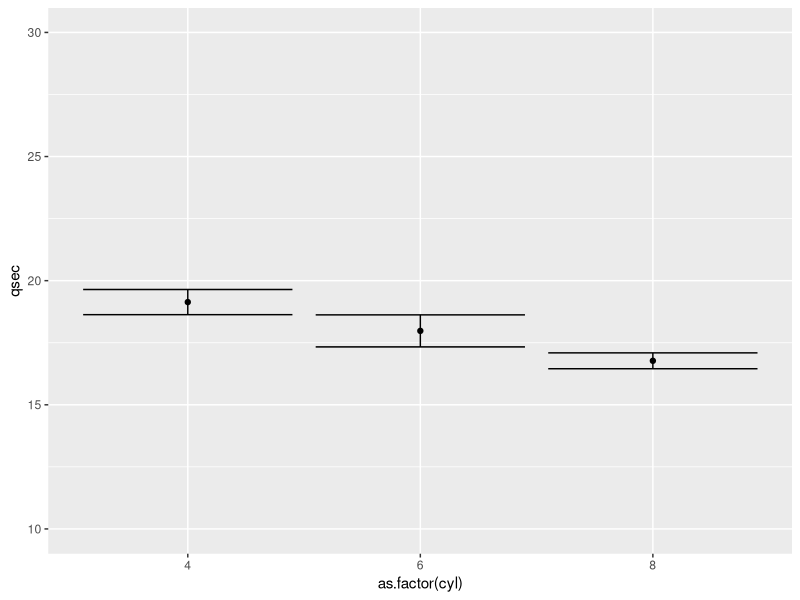
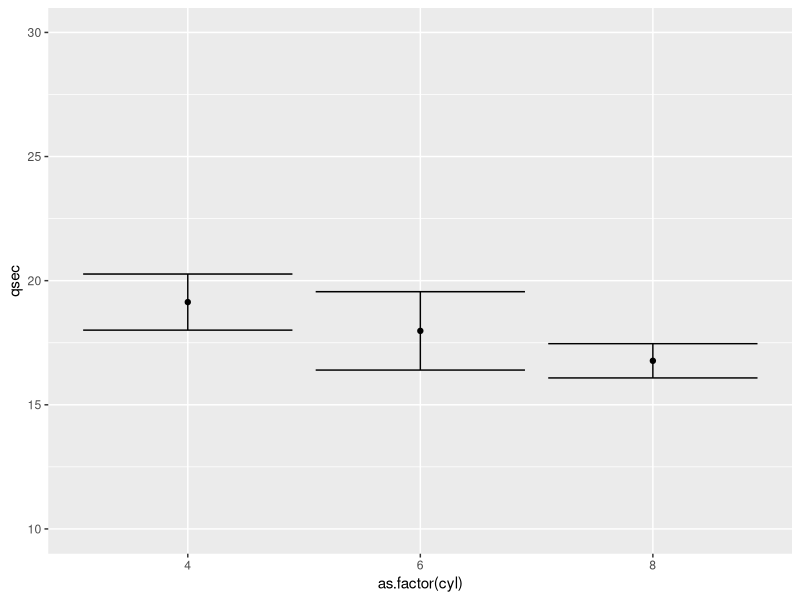
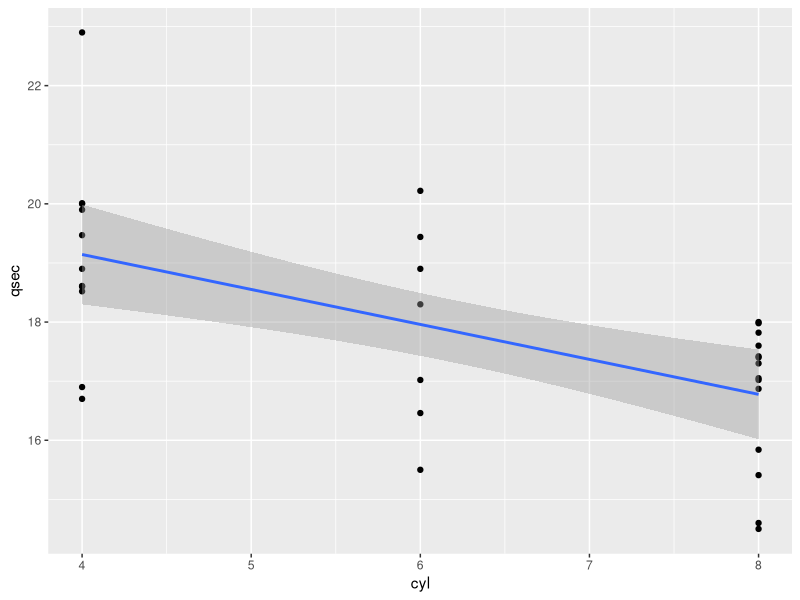
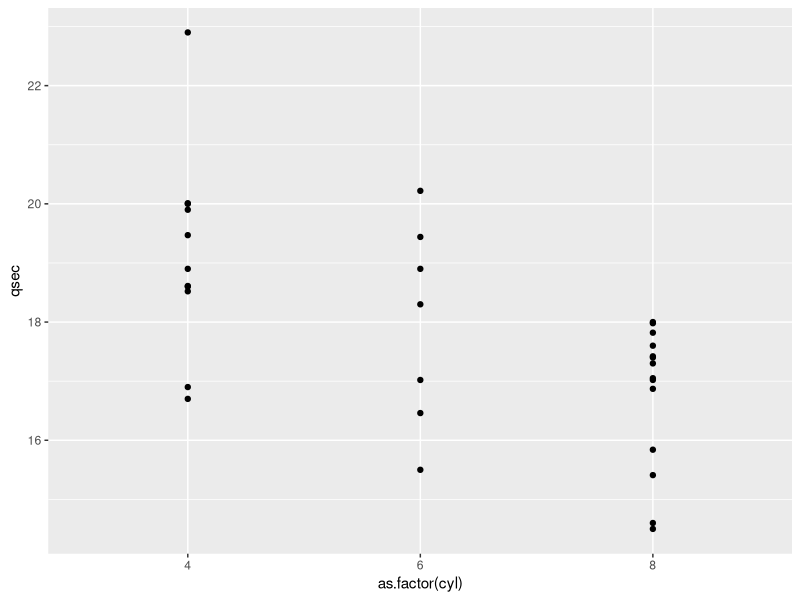

These figures' R source, in order:

#'--- 
#' title: "stat_summary functions in ggplot"
#' author: "Nayef Ahmad"
#' date: "2019-11-03"
#' output: 
#'   html_document: 
#'     keep_md: yes
#'     code_folding: show
#'     toc: true
#'     toc_float: true
#'     toc_folding: false
#' ---
#' 
#' 

#+ lib, include = FALSE 
library(tidyverse)
library(Hmisc)
library(broom)

#+ rest 

#' # Overview
#'
#' Reference:
#' https://stackoverflow.com/questions/19258460/standard-error-bars-using-stat-summary
#'
#' Let's look at the difference between 2 different ways of supplying functions
#' to `stat_summary`:
#'
#' 1. Binding the function (e.g. `mean`) to the argument `fun.y`
#'
#' 2. Binding the function (e.g. `mean_se` or `Hmisc::mean_cl_normal`) to the
#' argument `fun.data`
#'
#' This could be a good way to fit pointwise confidence intervals without
#' fitting a regression model to the entire dataset. 
#' 
 

# ?stat_summary

#' # Plot with 1 s.e. intervals around mean
#' 
#' This plot shows mean and 1 standard error intervals 

mtcars %>% 
    ggplot(aes(as.factor(cyl),
               qsec)) + 
    
    # stat_summary with arg "fun.y":
    # A function that returns a single number 
    stat_summary(fun.y = mean, 
                 geom = "point") + 
    
    # stat_summary with arg "fun.data": 
    # A function that is given the complete data and should return a data frame
    # with variables ymin, y, and ymax (for use in plotting ranges).
    
    # mean_se( ) is intended for use with stat_summary. It calculates mean and 
    # standard error 
    stat_summary(fun.data = mean_se,  
                 geom = "errorbar") + 
    
    scale_y_continuous(limits = c(10, 30))



#' # Plot with normal-based CI around mean
#' 
#' Now use function `mean_cl_normal` from package `{Hmisc}`. This gives the
#' sample mean and lower and upper Gaussian confidence limits based on the
#' t-distribution
 
# ?mean_cl_normal

#' Here's how the function works: 
#' 
smean.cl.normal

# plot 
mtcars %>% 
    ggplot(aes(as.factor(cyl),
               qsec)) + 
    
    # stat_summary with arg "fun.y":
    # A function that returns a single number 
    stat_summary(fun.y = mean, 
                 geom = "point") + 
    
    # stat_summary with arg "fun.data": 
    # A function that is given the complete data and should return a data frame
    # with variables ymin, y, and ymax (for use in plotting ranges).
    
    # mean_cl_normal( ) is intended for use with stat_summary. It calculates
    # sample mean and lower and upper Gaussian confidence limits based on the 
    # t-distribution
    stat_summary(fun.data = mean_cl_normal,  
                 geom = "errorbar") +
    
    scale_y_continuous(limits = c(10, 30))


#' # Why not regression?
#'
#' Consider the following. Is this a better way to show confidence intervals?
#'
#' **Ans.** No, not if cylinder is not actually a continuous variable.
#'
#' These are two different models:
#'
#' * if we treat `cyl` as continuous, then we estimate two parameters: <i> slope
#' and intercept </i>
#'
#' * if we treat `cyl` as factor, then we estimate 3 parameters: <i> intercept,
#' effect of `cyl = 6`, and effect of `cyl = 8` </i>
#'
#'
#'#' Note that the CI will not be displayed if you pass `cyl` as a factor (2nd
#' graph below)
#' 

# cyl as continuous
mtcars %>% 
    ggplot(aes(x = cyl,
               y = qsec)) + 
    geom_point() + 
    geom_smooth(method = "lm")


# cyl as factor
mtcars %>% 
    ggplot(aes(x = as.factor(cyl),
               y = qsec)) + 
    geom_point() + 
    geom_smooth(method = "lm")


#' # Exploring alternative models 

lm(qsec ~ cyl, 
   data = mtcars) %>% 
    tidy %>% 
    kableExtra::kable()


lm(qsec ~ as.factor(cyl), 
   data = mtcars) %>% 
    tidy %>% 
    kableExtra::kable()
